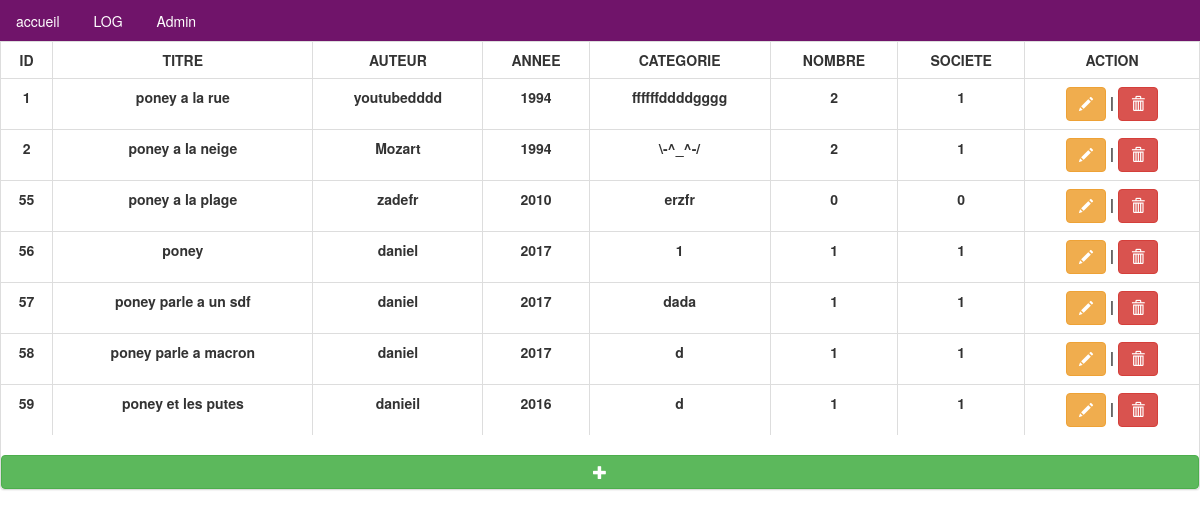
Screenshot of /index.php/admin with the database file from the repository.
### tables this page shows
CREATE TABLE `Dvd` (
  `numD` int(11) NOT NULL,
  `titreD` varchar(255) DEFAULT NULL,
  `auteurD` varchar(255) DEFAULT NULL,
  `annéeD` varchar(255) DEFAULT NULL,
  `catégorieD` varchar(255) DEFAULT NULL,
  `nombreD` int(11) DEFAULT NULL,
  `societeD` int(11) DEFAULT NULL
);

### application/controllers/Admin.php (called while the page is built, shortened)
<?php
class Admin extends CI_controller{
    function __construct(){
        $this->load->model('Admin_Model');
        $this->load->helper('url_helper');
    }
    public function index(){
        $data['Dvd'] = $this->Admin_Model->get_dvd();
        $this->load->view('header.php');
        $this->load->view('admin.php' , $data);
    }
}

### index.php (called while the page is built, shortened)
<?php
require_once BASEPATH.'core/CodeIgniter.php';

### application/models/Admin_Model.php (called while the page is built, shortened)
<?php
class Admin_Model extends CI_Model{
    public function get_dvd($numD = FALSE){
            $query = $this->db->get('Dvd');
            return $query->result_array();
        }
}

### application/views/admin.php (the view, shortened to what this page needs)
<!DOCTYPE html>
<html>
    <head>
        <link  href="/assets/css/bootstrap.min.css" rel="stylesheet">
    </head>
    <body>
        <div class="panel panel-default">
        <div class="panel-heading text-center">Les DvD's</div>
        <table class="table table-bordered text-center">
            <thead>
              <tr class="text-center">
                <th class="text-center">ID</th>
                <th class="text-center">TITRE</th>
                <th class="text-center">AUTEUR</th>
                <th class="text-center">ANNEE</th>
                <th class="text-center">CATEGORIE</th>
                <th class="text-center">NOMBRE</th>
                <th class="text-center">SOCIETE </th>
                <th class="text-center">ACTION</th>
              </tr>
            </thead>
        <?php foreach ($Dvd as $dvd_R): ?>
            <tr>
                <?= '<th class="text-center">'. $dvd_R['numD'].'</th>'; ?>
                <?= '<th class="text-center">'.$dvd_R['titreD'].'</th>'; ?>
                <?= '<th class="text-center">'.$dvd_R['auteurD'].'</th>'; ?>
                <?= '<th class="text-center">'.$dvd_R['annéeD'].'</th>'; ?>
                <?= '<th class="text-center">'.$dvd_R['catégorieD'].'</th>'; ?>
                <?= '<th class="text-center">'.$dvd_R['nombreD'].'</th>'; ?>
                <?= '<th class="text-center">'.$dvd_R['societeD'].'</th>'; ?>
                <?= '<th class="text-center"><a class="btn btn-warning" href="'.site_url('admin/update/'.$dvd_R['numD']).'"><i class="glyphicon glyphicon-pencil"></i> </a> | ';?>
                <?= '<a class="btn btn-danger" href="'.site_url('admin/delete/'.$dvd_R['numD']).'" ><i class="glyphicon glyphicon-trash"></i> </a> </th>';?>
            </tr>
        <?php endforeach; ?>
        </table>
        <br>
        <a href="http://deeveadee.my/index.php/admin/add" class="btn btn-success text-center btn-block"> <i class="glyphicon glyphicon-plus"></i></a>
        </div>
    </body>
</html>

### application/views/header.php (shortened to what this page needs)
<!DOCTYPE html>
<html>
    <head>
        <link  href="/assets/css/bootstrap.min.css" rel="stylesheet">
        <link rel="stylesheet" href="/assets/css/master.css">
        <link href="/assets/fonts/Comfortaa-Regular.ttf" rel="stylesheet">
    </head>
    <body>
        <div id="nav">
            <ul id="navbar" class="nav nav-tabs">
                <li role="presentation"><a href="http://deeveadee.my">accueil</a></li>
                <li role="presentation"><a href="#">LOG</a></li>
                <li role="presentation"><a href="http://deeveadee.my/index.php/admin">Admin</a></li>
            </ul>

### assets/css/master.css (style rules this page uses)
#navbar { top: 0; position: absolute; z-index: 2; width: 100%; background-color: #70146a;; color: #70146a; opacity: 1; }
li a { text-decoration: none; color: white; opacity: 1; }

### rows the page displays
dvd: numD "1", titreD "poney a la rue", auteurD "youtubedddd", annéeD "1994", catégorieD "ffffffddddgggg", nombreD "2", societeD "1"
dvd: numD "2", titreD "poney a la neige", auteurD "Mozart", annéeD "1994", catégorieD "\\-^_^-/", nombreD "2", societeD "1"
dvd: numD "55", titreD "poney a la plage", auteurD "zadefr", annéeD "2010", catégorieD "erzfr", nombreD "0", societeD "0"
dvd: numD "56", titreD "poney", auteurD "daniel", annéeD "2017", catégorieD "1", nombreD "1", societeD "1"
dvd: numD "57", titreD "poney parle a un sdf", auteurD "daniel", annéeD "2017", catégorieD "dada", nombreD "1", societeD "1"
dvd: numD "58", titreD "poney parle a macron", auteurD "daniel", annéeD "2017", catégorieD "d", nombreD "1", societeD "1"
dvd: numD "59", titreD "poney et les putes", auteurD "danieil", annéeD "2016", catégorieD "d", nombreD "1", societeD "1"
